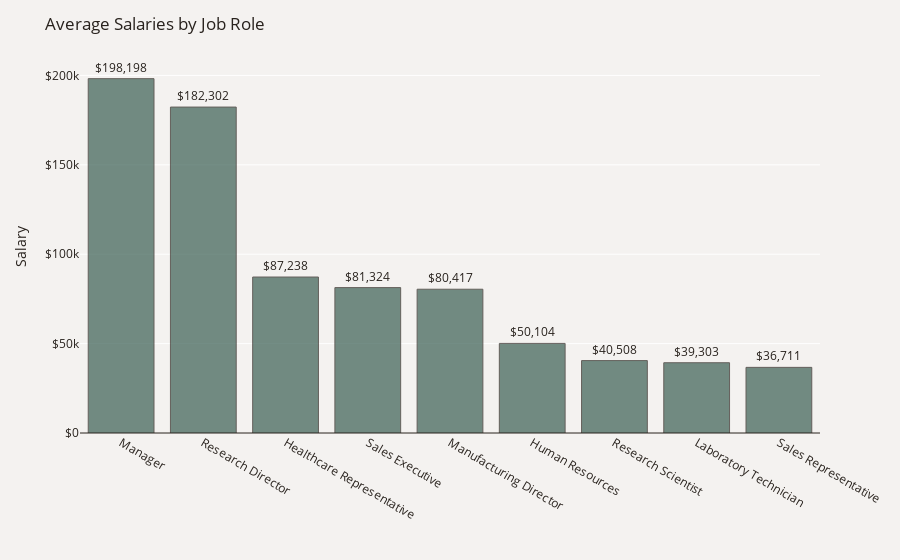

The notebook cell this image was saved under:
### Code cell
plot_df = data.groupby('JobRole')['MonthlyIncome'].mean()
plot_df = plot_df.mul(12).rename('Salary').reset_index().sort_values('Salary', ascending=False)
fig = px.bar(plot_df, x='JobRole', y='Salary', text='Salary', opacity=0.7)
fig.update_traces(texttemplate='$%{text:,.0f}', textposition='outside',
                  marker_line=dict(width=1, color='#28221D'), marker_color='#3A5F53')
fig.update_yaxes(zeroline=True, zerolinewidth=1, zerolinecolor='#28221D')
fig.update_layout(title_text='Average Salaries by Job Role', font_color='#28221D',
                  yaxis=dict(title='Salary',tickprefix='$'), height=500,
                  xaxis_title='', paper_bgcolor='#F4F2F0', plot_bgcolor='#F4F2F0')
fig.show()

### Figure 1 — Plotly figure (JSON) as saved in the notebook; plotly's stock layout.template omitted (floating-point values rounded to 4 significant figures)
{"data": [{"alignmentgroup": "True", "hovertemplate": "JobRole=%{x}<br>Salary=%{text}<extra></extra>", "legendgroup": "", "marker": {"color": "#3A5F53", "line": {"color": "#28221D", "width": 1}, "opacity": 0.7, "pattern": {"shape": ""}}, "name": "", "offsetgroup": "", "orientation": "v", "showlegend": false, "text": [198200.0, 182300.0, 87240.0, 81320.0, 80420.0, 50100.0, 40510.0, 39300.0, 36710.0], "textposition": "outside", "texttemplate": "$%{text:,.0f}", "type": "bar", "x": ["Manager", "Research Director", "Healthcare Representative", "Sales Executive", "Manufacturing Director", "Human Resources", "Research Scientist", "Laboratory Technician", "Sales Representative"], "xaxis": "x", "y": [198200.0, 182300.0, 87240.0, 81320.0, 80420.0, 50100.0, 40510.0, 39300.0, 36710.0], "yaxis": "y"}], "layout": {"autosize": true, "barmode": "relative", "font": {"color": "#28221D"}, "legend": {"tracegroupgap": 0}, "margin": {"t": 60}, "paper_bgcolor": "#F4F2F0", "plot_bgcolor": "#F4F2F0", "title": {"text": "Average Salaries by Job Role"}, "xaxis": {"anchor": "y", "autorange": true, "domain": [0, 1], "range": [-0.5, 8.5], "title": {"text": ""}, "type": "category"}, "yaxis": {"anchor": "x", "autorange": true, "domain": [0, 1], "range": [0, 208600.0], "tickprefix": "$", "title": {"text": "Salary"}, "type": "linear", "zeroline": true, "zerolinecolor": "#28221D", "zerolinewidth": 1}}}
